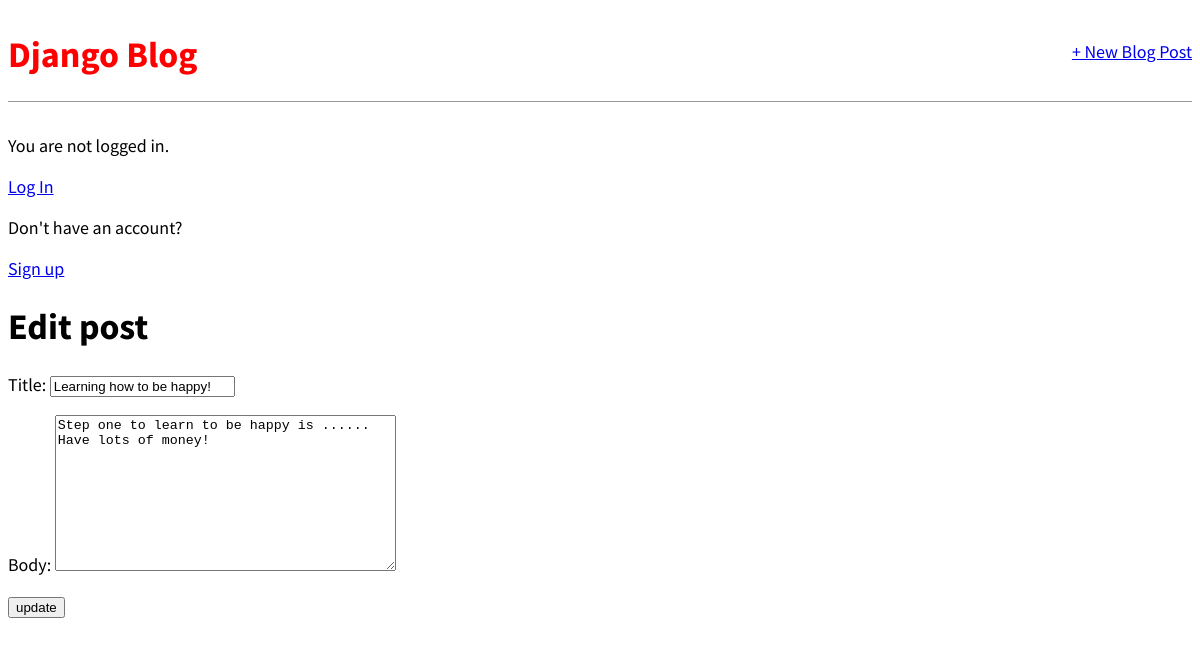
/post/2/edit/, run on the app's committed database.
### blog/models.py (models this page shows, shortened)
class Post(models.Model):
    title = models.CharField(max_length=200)
    author = models.ForeignKey(
        'auth.User',
        on_delete=models.CASCADE,
    )
    body = models.TextField()

### blog/views.py (the view)
# urls.py: path('post/<int:pk>/edit/', BlogUpdateView.as_view(), name='post_edit'),
class BlogUpdateView(UpdateView):
    model = Post
    template_name = 'post_edit.html'
    fields = ['title', 'body']

### templates/post_edit.html
<!DOCTYPE html>
{% extends 'base.html' %}
{% block content %}
    <h1>Edit post</h1>
    <form action="" method='post'>{% csrf_token %}
        {{ form.as_p }}
    <input type="submit" value="update" />
</form>
{% endblock content %}

### static/css/base.css (style rules this page uses)
body { font-family: 'Source Sans Pro', sans-serif; font-size: 18px; }

### data on the page
Post: title "Learning how to be happy!", body "Step one to learn to be happy is ...... Have lots of money!"
